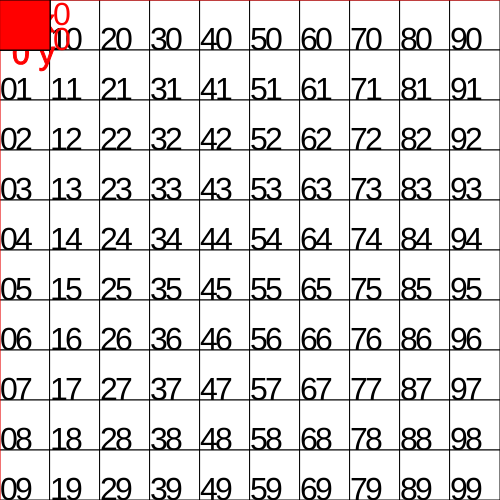
Frame 1 (no input)
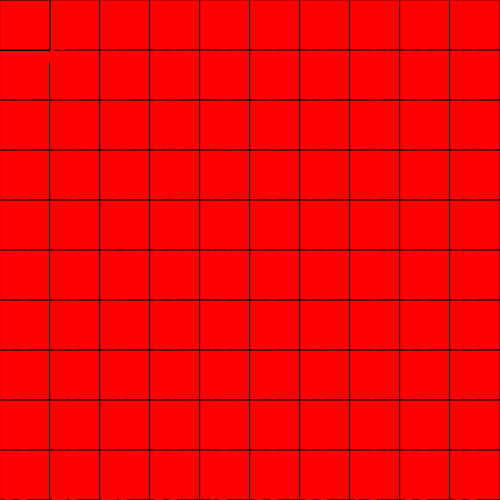
Frame 60 (no input)
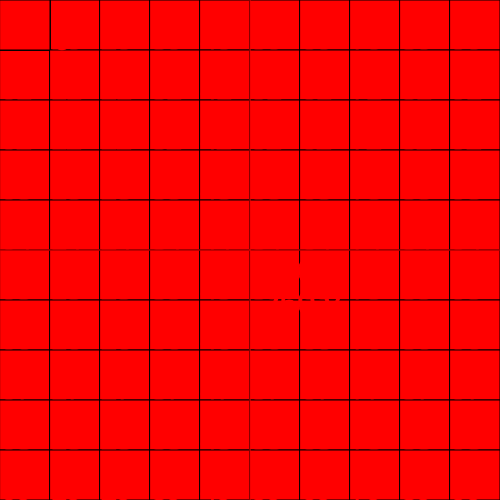
Frame 120 (the mouse pressed at the canvas centre since frame 60)

The p5.js sketch that drew these frames (run headless with seeded random() and noise() and a simulated clock; from frame 60 on, the mouse is pressed at the canvas centre):

// p5.js sketch
// ── sketch.js
//https://github.com/stavrosdidakis/DAT-GAD-405_2017
//https://p5js.org

//DAT405 / GAD405
function setup() {
  createCanvas(500, 500); //Use this function to define the size of the output window
  textSize(32);
  //noLoop();
  }
  x = 00;
  y = 00;
  evilX = 00;
  evilY = 00;
  beat = false;
function draw() {
		  background(0); //Set your background color to black (0)
		  grid();
		  mouseBox();
		  clampingFunction();
		  //beatFunc();
		  
	push();		  
	  fill(255, 0, 0);
	  text(x/10, boxWidth*boxesX[x] + 53, boxWidth*boxesY[y] + 25);
	  text(y, boxWidth*boxesX[x] + 53, boxWidth*boxesY[y] + 50);
    pop();
  //console.log(x / 10 + " x");
  //console.log(y + " y");	
  }
  
  boxesX = [];
  boxesY = [];
  //collidersX = [];
  //collidersY = [];
  function grid(){
	boxWidth = width/10;
		for (let posX = 0; posX < 10; posX++) {	
			for (let posY = 0; posY < 10; posY++){
				 //drawing the rectangles in the grid
				 rect(boxWidth*posX, boxWidth*posY, boxWidth, boxWidth);
				 boxesX.push(posX);
				 boxesY.push(posY);
    			 /*drawing the colliders in the grid
				 collidePointRect(mouseX,mouseY,boxWidth*posX, boxWidth*posY, boxWidth, boxWidth);;
				 collidersX.push(posX);
				 collidersY.push(posY);
				 */
				  //fill(0, 255, 0)
				  text(posX, boxWidth * posX, boxWidth * posY + 50); 
				  text(posY, boxWidth * posX + 15, boxWidth * posY + 50); 
			}
		}
	}
  function mouseBox(){
	push();
	stroke(255, 0, 0);  
	line(mouseX, 0, mouseX, height);
	line(0, mouseY, width, mouseY);	
	fill(255, 0, 0);
	text(round(mouseX) + " x", mouseX + 12, mouseY + 32);
	text(round(mouseY) + " y", mouseX + 12, mouseY + 64);
	pop();
  }
  function keyPressed(){
	  if (keyCode === LEFT_ARROW) {
		x = x - 10;
	  } else if (keyCode === RIGHT_ARROW) {
		x = x + 10;
	  } else if (keyCode == UP_ARROW) {
		y = y - 1;
	  }	else if (keyCode == DOWN_ARROW) {
		y = y + 1;
		}
	  beatFunc();
	}
  function clampingFunction(){
	  if(x <= 99){
	  fill(x + 100, 0, x + 100);
	  rect(boxWidth*boxesX[x], boxWidth*boxesY[y], boxWidth, boxWidth);				
	  //console.log("drawn1");
	  }else{
		  x = x - 100;
	  }
	  if(x >= 00){
	  rect(boxWidth*boxesX[x], boxWidth*boxesY[y], boxWidth, boxWidth);				
	  //console.log("drawn2");
	  }else{
		  x = x + 100;
	  }
	  if(y <= 99){
	  fill(255, 0, 0);
	  rect(boxWidth*boxesX[x], boxWidth*boxesY[y], boxWidth, boxWidth);				
	  //console.log("drawn3");
	  }else{
		  y = y - 100;
	  }
	  if(y >= 00){
	  rect(boxWidth*boxesX[x], boxWidth*boxesY[y], boxWidth, boxWidth);
	  //console.log("drawn4");
	  }else{
		  y = y + 100;
	  }	  
  }
function beatFunc(){
beat = true;
if (beat == true){
	enemy();
	beat = false;
}
}	
 function enemy(){
  evilX = x;
	  rect(boxWidth*boxesX[evilX], boxWidth*boxesY[00], boxWidth, boxWidth);				
		console.log(evilX);
  }
